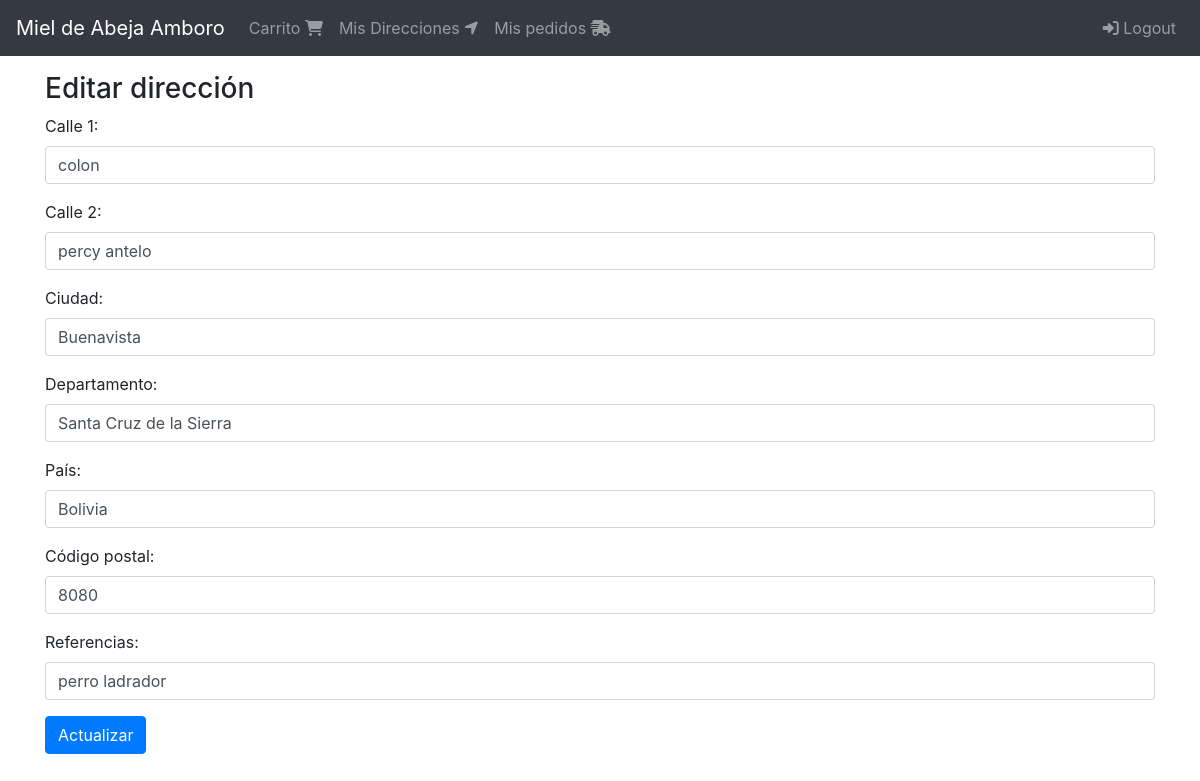
The page /direcciones/editar/17 (signed in) on the database its author committed.
### shipping_addresses/models.py (models this page shows, shortened)
class ShippingAddress(models.Model):
    user = models.ForeignKey(User, null=False, blank=False, on_delete=models.CASCADE)
    line1 = models.CharField(max_length=200)
    line2 = models.CharField(max_length=200, blank=True)
    city = models.CharField(max_length=100)
    state = models.CharField(max_length=100)
    country = models.CharField(max_length=50)
    reference = models.CharField(max_length=300)
    postal_code = models.CharField(max_length=10, null=False, blank=False) #zip
    default = models.BooleanField(default=False)
    created_at = models.DateTimeField(auto_now_add=True)

### shipping_addresses/views.py (the view, shortened to what this page needs)
# urls.py: path('editar/<int:pk>', views.ShippingAddressUpdateView.as_view(), name='update'),
class ShippingAddressUpdateView(LoginRequiredMixin, SuccessMessageMixin, UpdateView):
    login_url = 'login'
    model = ShippingAddress
    form_class = ShippingAddressForm
    template_name = 'shipping_addresses/update.html'
    success_message = 'Dirección actualizada exitosamente'
    def dispatch(self, request, *args, **kwargs):
        if request.user.id != self.get_object().user_id:
            return redirect('carts:cart')
        return super(ShippingAddressUpdateView, self).dispatch(request, *args, **kwargs)

### shipping_addresses/templates/shipping_addresses/update.html
{% extends 'base.html' %}
{% block content %}
  <div class="col">
    <div class="h3">
      Editar dirección
    </div>
    <div class="">
      {% include 'shipping_addresses/snippets/form.html' with message='Actualizar' %}
    </div>
  </div>
{% endblock %}

### shipping_addresses/templates/shipping_addresses/snippets/form.html (shortened to what this page needs)
<div class="mb-5">
  <form method="post">
    {% for field in form %}
      <div class="form-group">
        {{ field.label_tag }}
        {{ field }}
      </div>
    {% endfor %}
    <button type="submit" class="btn btn-primary">{{ message }}</button>
  </form>
</div>

### rows shown on the page
ShippingAddress: form "colon" "percy antelo" "Buenavista" "Santa Cruz de la Sierra" "Bolivia" "8080" "perro ladrador"

### other values the page prints
{{ field.label_tag }} "Calle 1:" "Calle 2:" "Ciudad:" "Departamento:" "País:" "Código postal:" "Referencias:"
{{ message }} "Actualizar"
